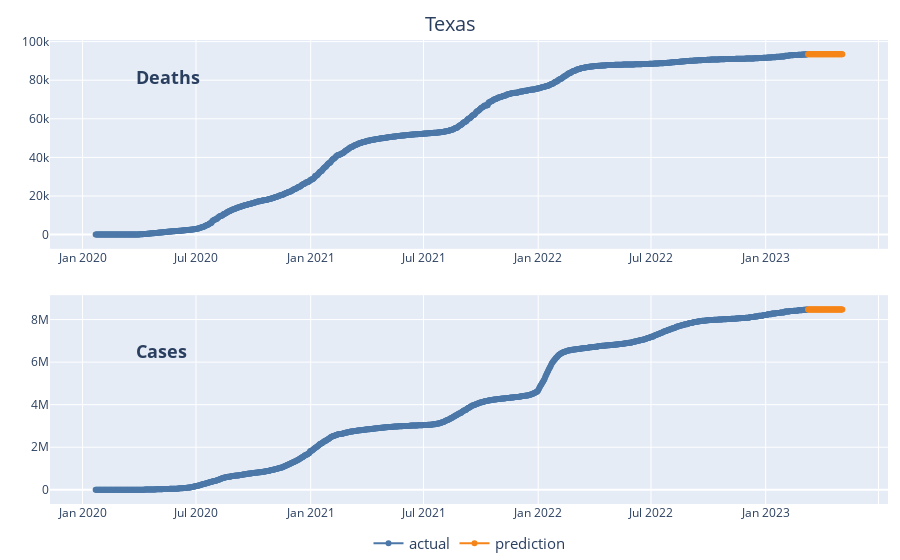

The notebook cell this image was saved under:
### Markdown cell above
Here are the cumulative line graphs for cases in deaths as a plotly figure. This is independent of dash at this point.

### Code cell
figs[0]
